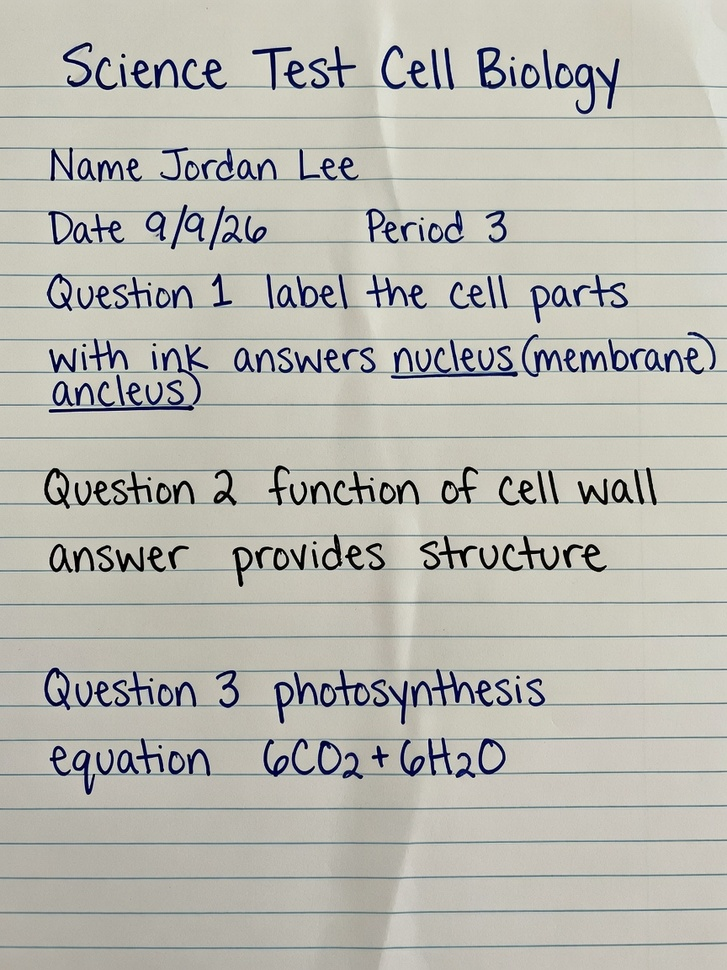
#> input picture notes/qa-fixtures/ditl/ditl-pen-science-test-T-01.jpg, 727 x 970 px, shrunk from 864 x 1152 before the run
$ python anskey-ingest-photo.py ../../notes/qa-fixtures/ditl/ditl-pen-science-test-T-01.jpg ../../notes/qa-fixtures/ditl/ditl-mixed-math-key-T-04.jpg
#> lines starting #> are read from the running program, lines starting #| are printed output that depends on the picture
#!/usr/bin/env python3
"""Make a photo-like JPEG from a clean PNG (skew, gradient, noise, slight blur)."""
import sys
import math
import random

def main():
    if len(sys.argv) < 3:
        print("usage: gradebook-ingest-photo.py in.png out.jpg", file=sys.stderr)
        return 2
    src, dst = sys.argv[1], sys.argv[2]
    try:
        from PIL import Image, ImageDraw, ImageEnhance, ImageFilter, ImageOps
    except ImportError:
        print("PIL missing", file=sys.stderr)
        return 1

    random.seed(hash(src) & 0xFFFFFFFF)
    im = Image.open(src).convert("RGB")
#> im is the input picture: PIL image 727x970 RGB; mean R, G, B 185.6, 184.8, 176.8
    w, h = im.size
#> w = 727; h = 970

    # slight perspective-ish via affine
    dx = int(w * 0.03)
#> dx = 21
    dy = int(h * 0.02)
#> dy = 19
    coeffs = (1, 0.02, -dx, 0.01, 1, -dy)
#> coeffs = (1, 0.02, -21, 0.01, 1, -19)
    im = im.transform(im.size, Image.AFFINE, coeffs, resample=Image.BICUBIC, fillcolor=(30, 30, 30))
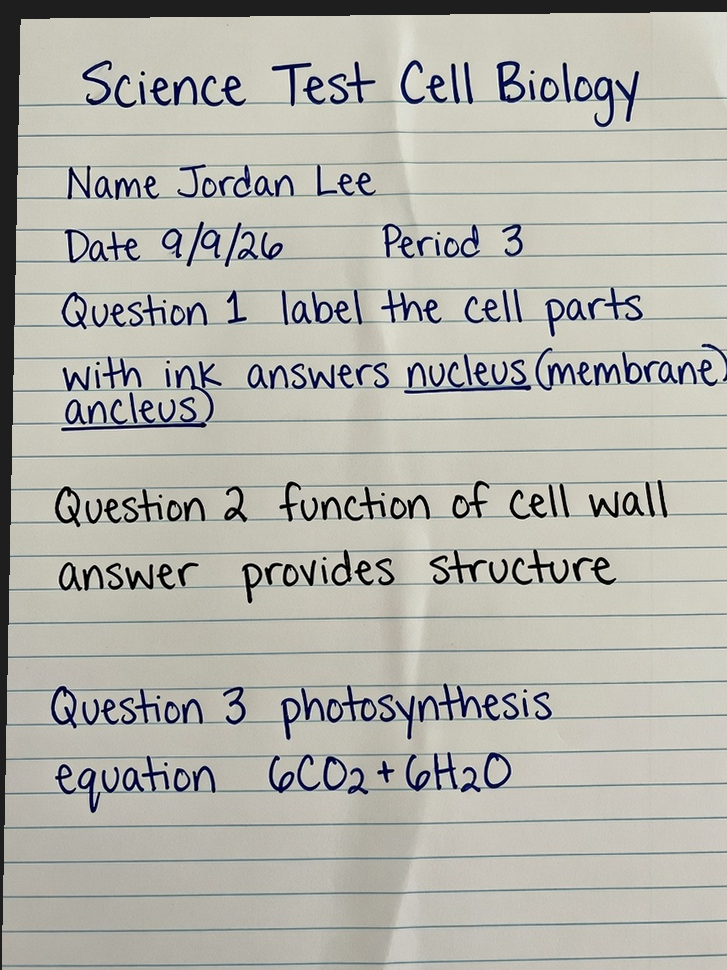
#> im: PIL image 727x970 RGB; mean R, G, B 180.1, 179.4, 171.6

    # lighting gradient
    overlay = Image.new("RGB", im.size, (0, 0, 0))
#> overlay: PIL image 727x970 RGB; every value is 0
    draw = ImageDraw.Draw(overlay)
    for y in range(h):
        shade = int(40 + 180 * (y / max(h - 1, 1)))
        draw.line([(0, y), (w, y)], fill=(shade, shade, int(shade * 0.95)))
    im = Image.blend(im, overlay, 0.18)
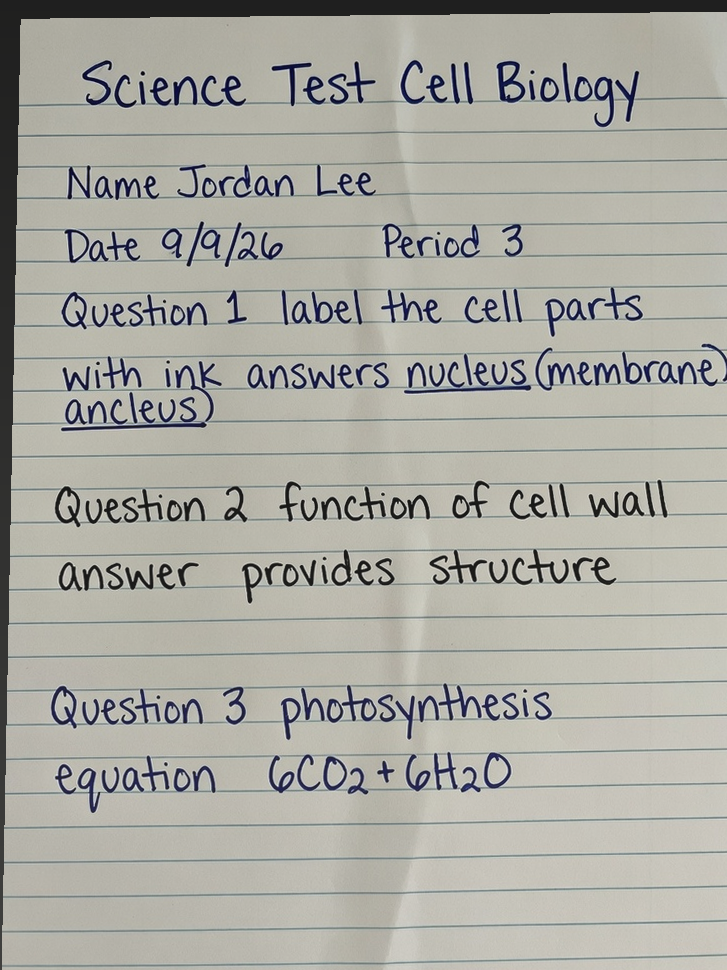
#> im: PIL image 727x970 RGB; mean R, G, B 170.5, 169.9, 162.3

    # noise
    px = im.load()
    for _ in range(int(w * h * 0.02)):
        x = random.randrange(w)
        y = random.randrange(h)
        r, g, b = px[x, y]
        n = random.randint(-18, 18)
        px[x, y] = (max(0, min(255, r + n)), max(0, min(255, g + n)), max(0, min(255, b + n)))
#> this loop made 14103 passes
#> (r, g, b) on passes 1 to 3: (200, 198, 189), (185, 183, 172), (202, 198, 189)

    im = im.filter(ImageFilter.GaussianBlur(radius=0.6))
    im = ImageEnhance.Contrast(im).enhance(0.92)
    im = ImageEnhance.Color(im).enhance(0.85)
    im = ImageOps.expand(im, border=8, fill=(25, 25, 28))
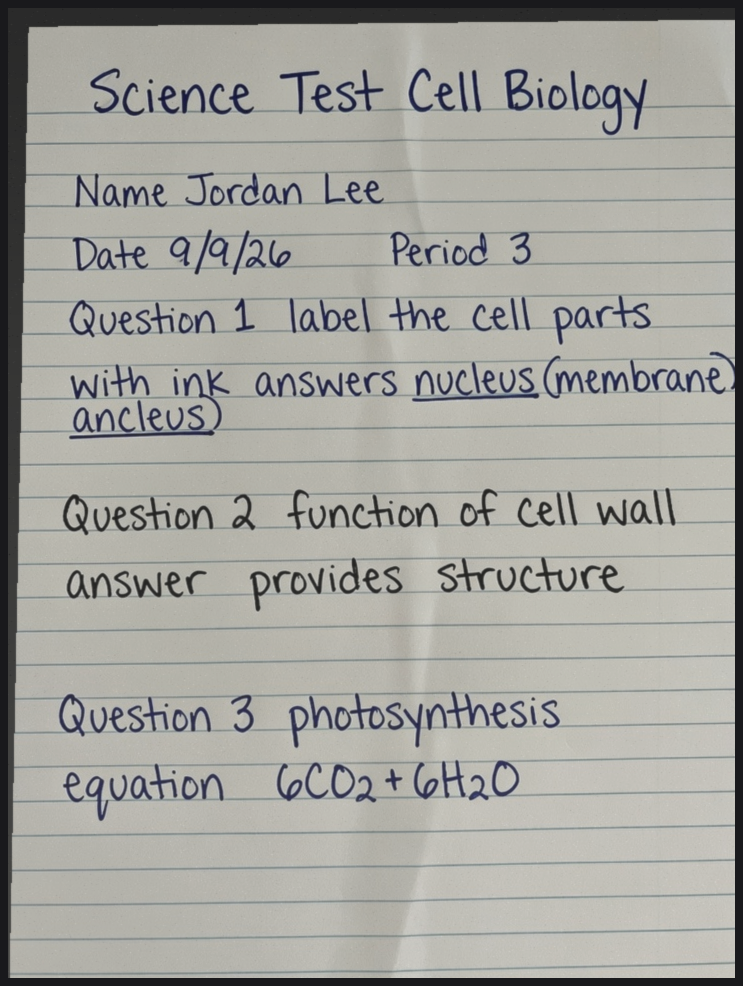
#> im: PIL image 743x986 RGB; mean R, G, B 163.8, 163.3, 157.8
    im.save(dst, "JPEG", quality=72, optimize=True)
    return 0

if __name__ == "__main__":
    raise SystemExit(main())
#> (the program exits here)

$ run again, on notes/qa-fixtures/ditl/ditl-pen-hist-homework-T-04.jpg
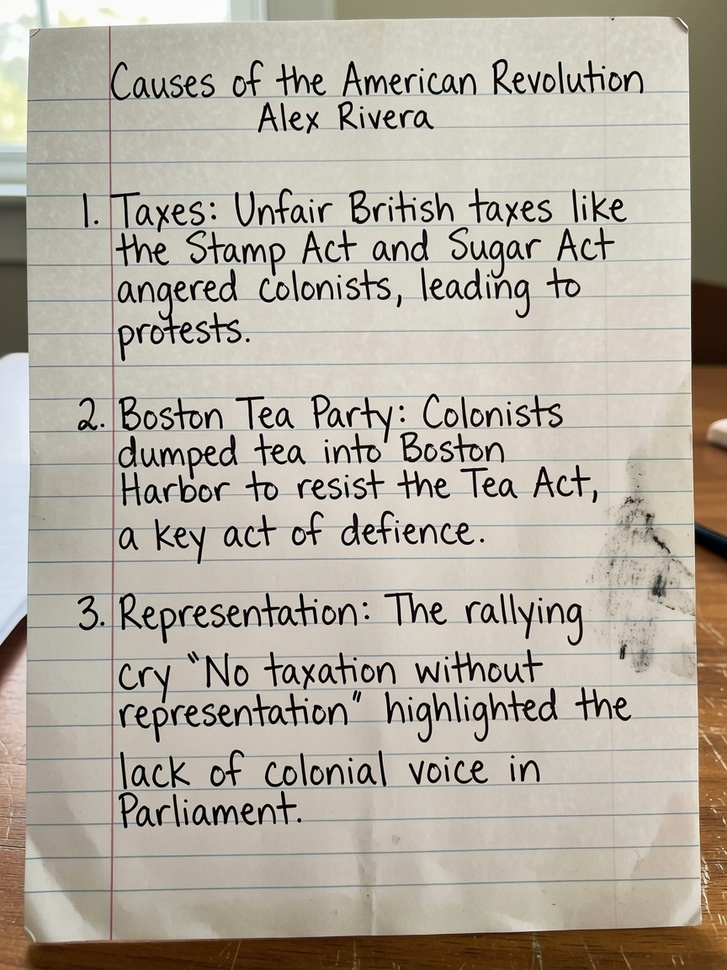
#> input picture notes/qa-fixtures/ditl/ditl-pen-hist-homework-T-04.jpg, 727 x 970 px, shrunk from 864 x 1152 before the run
#> in main, im is the input picture: PIL image 727x970 RGB; mean R, G, B 179.6, 172.9, 160.8
#> overlay: PIL image 727x970 RGB; every value is 0
#> in main, `im = Image.blend(im, overlay, 0.18)`:
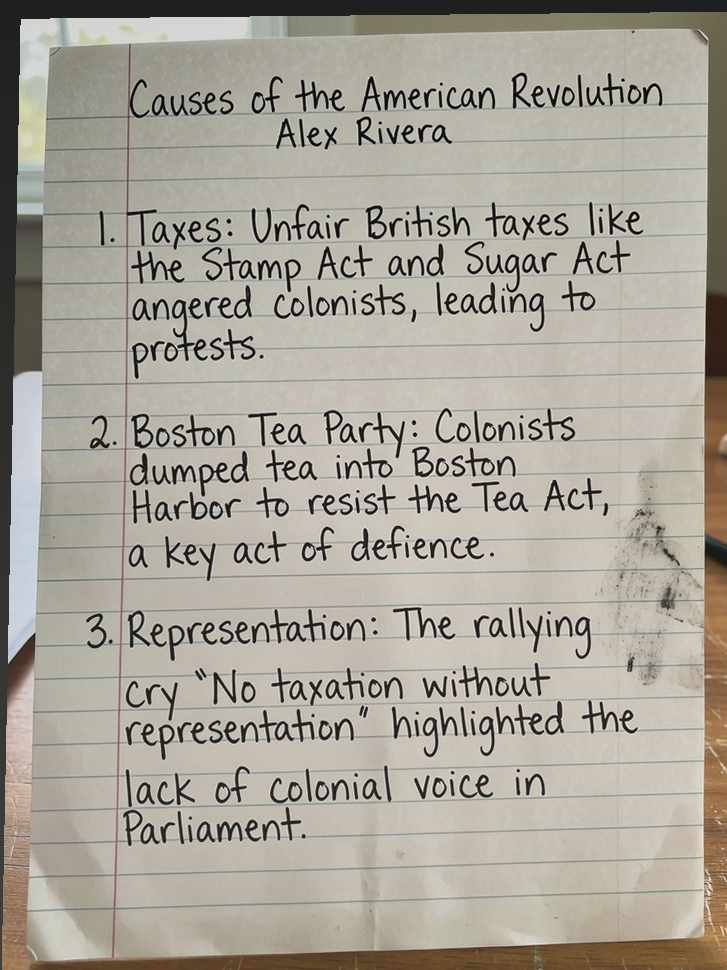
#> im: PIL image 727x970 RGB; mean R, G, B 168.3, 163.5, 153.1
#> the loop in main, `for _ in range(int(w * h * 0.02)):` made 14103 passes
#> (r, g, b) on passes 1 to 3: (196, 191, 179), (204, 197, 187), (194, 187, 178)
#> in main, `im = ImageOps.expand(im, border=8, fill=(25, 25, 28))`:
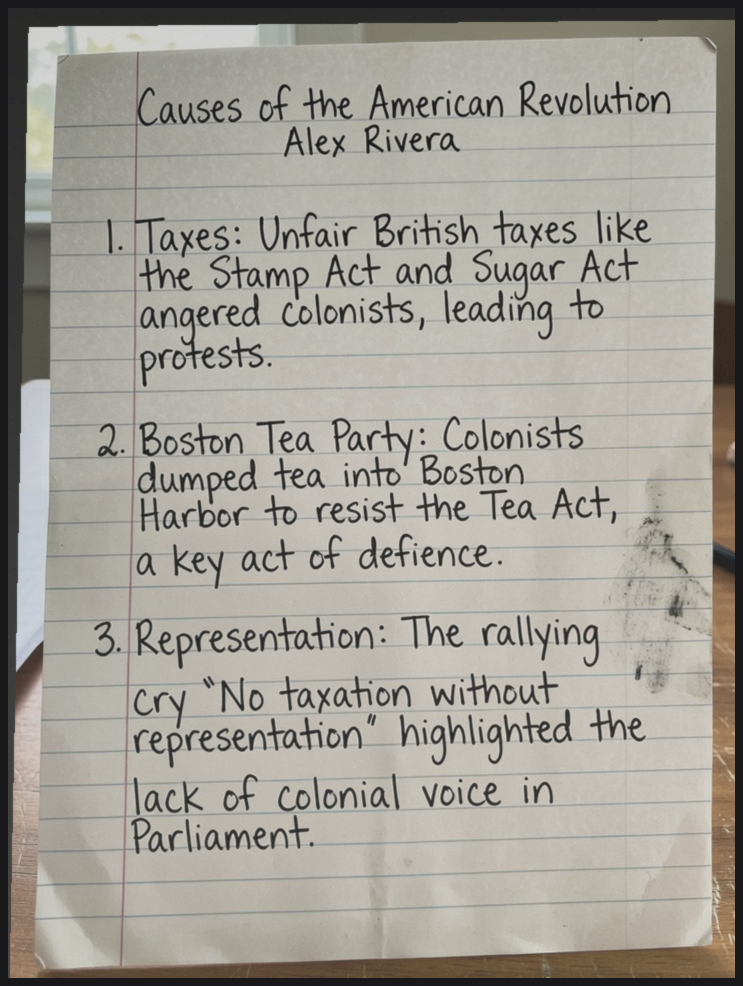
#> im: PIL image 743x986 RGB; mean R, G, B 161.1, 157.6, 149.7

$ run again, on notes/qa-fixtures/ditl/ditl-pen-history-key-T-02.jpg
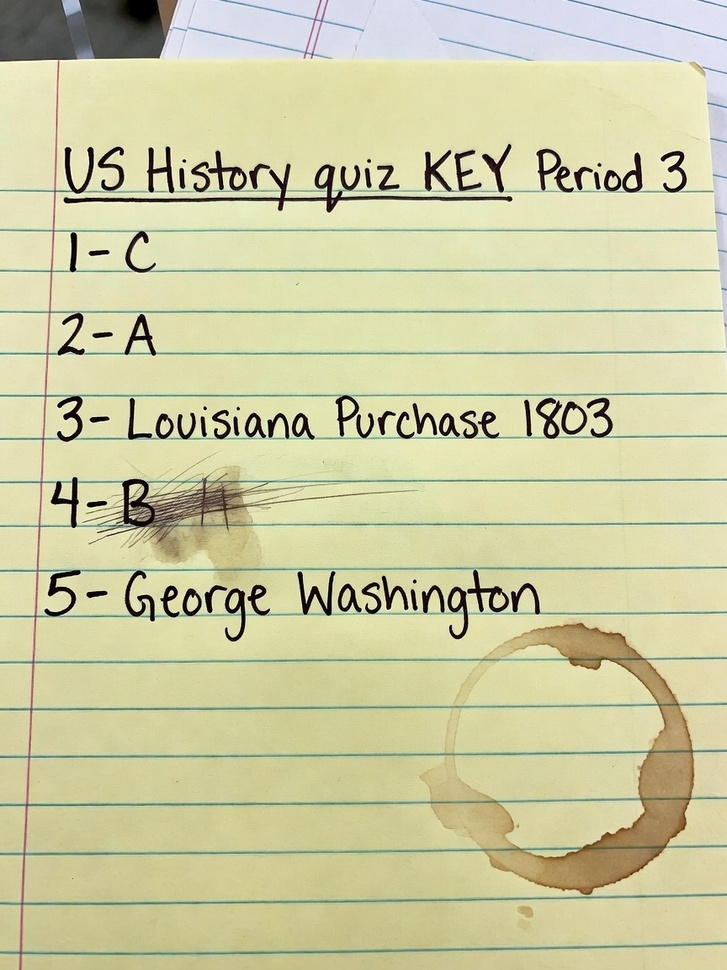
#> input picture notes/qa-fixtures/ditl/ditl-pen-history-key-T-02.jpg, 727 x 970 px, shrunk from 864 x 1152 before the run
#> in main, im is the input picture: PIL image 727x970 RGB; mean R, G, B 205.2, 204.2, 163.4
#> overlay: PIL image 727x970 RGB; every value is 0
#> in main, `im = Image.blend(im, overlay, 0.18)`:
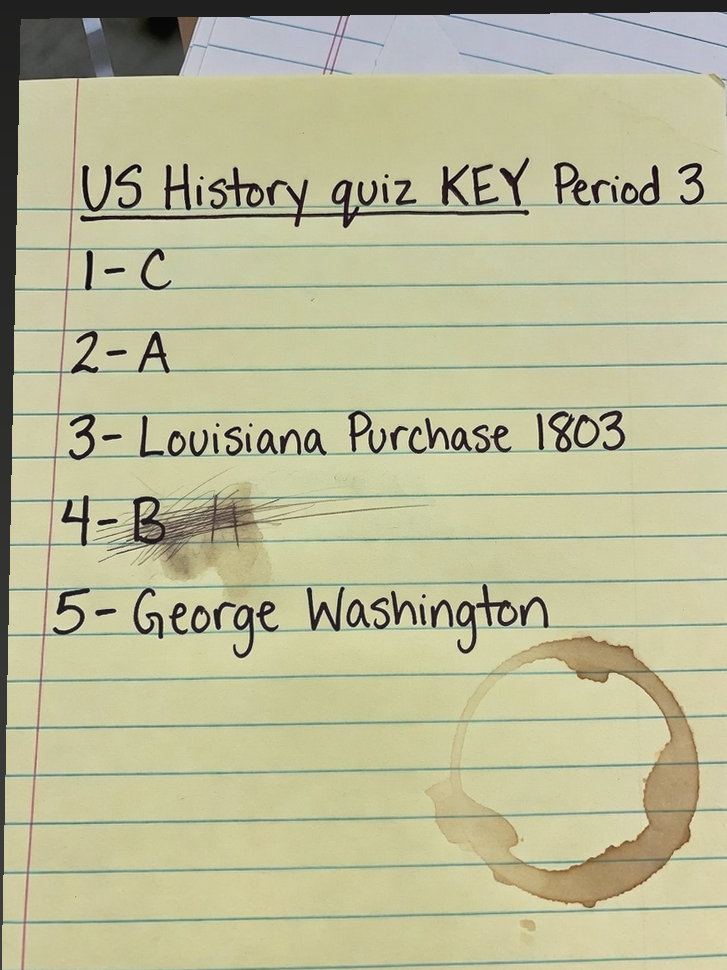
#> im: PIL image 727x970 RGB; mean R, G, B 186.2, 185.5, 151.6
#> the loop in main, `for _ in range(int(w * h * 0.02)):` made 14103 passes
#> (r, g, b) on passes 1 to 3: (208, 205, 167), (206, 201, 167), (207, 204, 161)
#> in main, `im = ImageOps.expand(im, border=8, fill=(25, 25, 28))`:
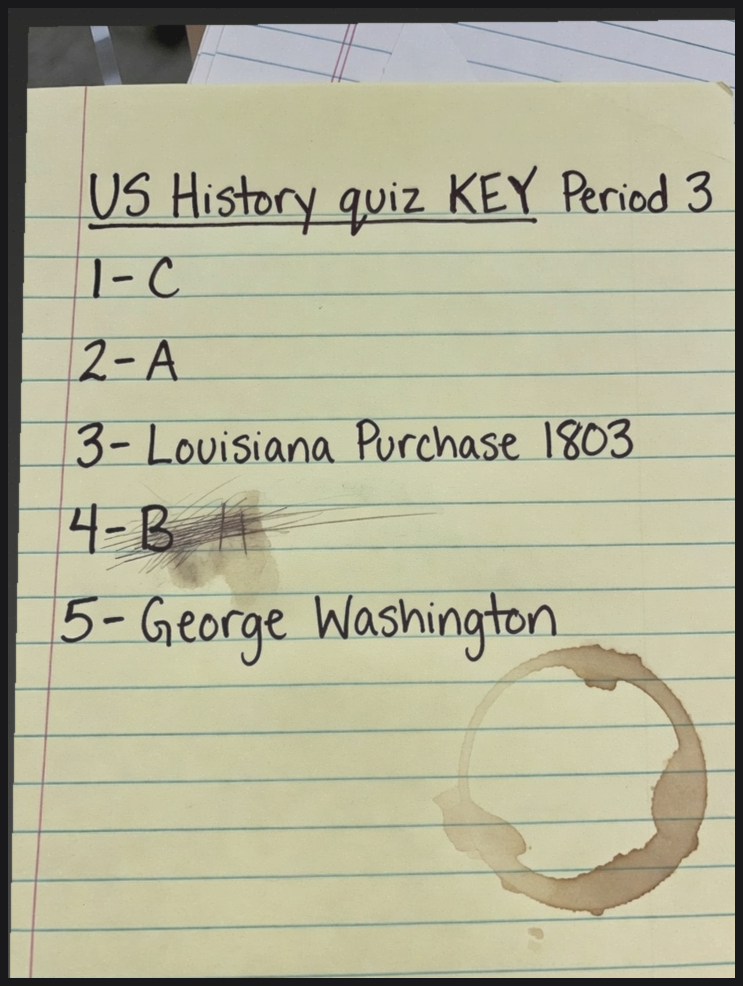
#> im: PIL image 743x986 RGB; mean R, G, B 178.5, 177.9, 152.4
